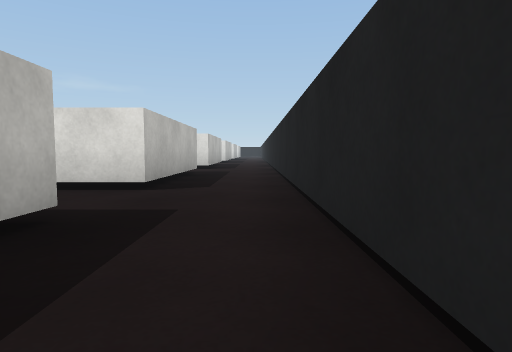
View 1 (above)

17 first-person views from a walk through a 3-D level made in the Unity game engine. The camera is 0.51 m above the floor, tilts 4° down and sees 75° across. The floor is counted in squares, 1 m on a side. Each view is taken from the middle of a square. On the plan, view 1 faces up. The plan holds only what a view shows up to about 9 squares ahead; the rest is blank. The place goes on beyond the plan. Surface patterns are stand-ins for the level's own textures.

View 2
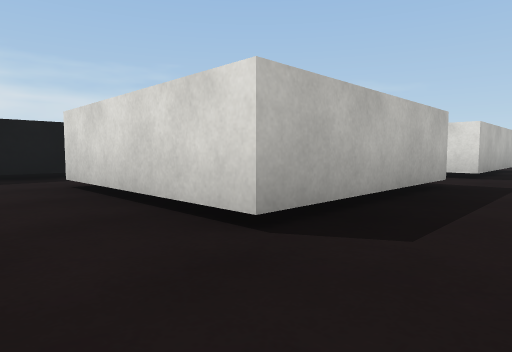

View 3
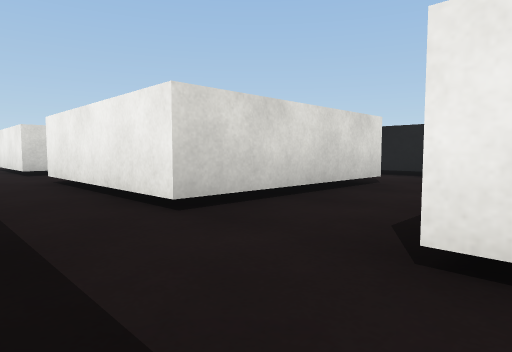

View 4
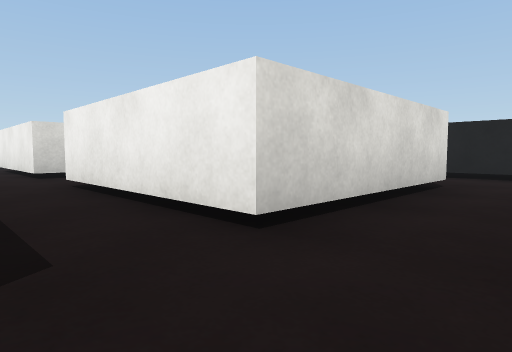

View 5
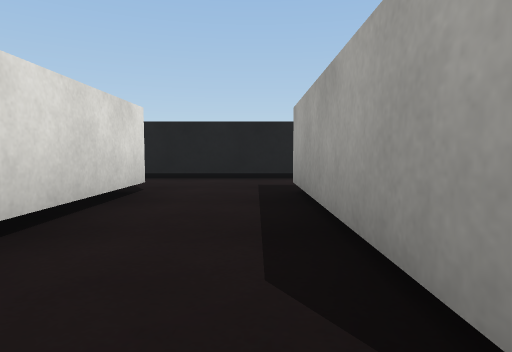

View 6
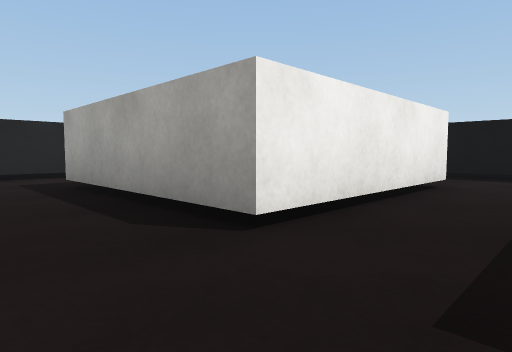

View 7
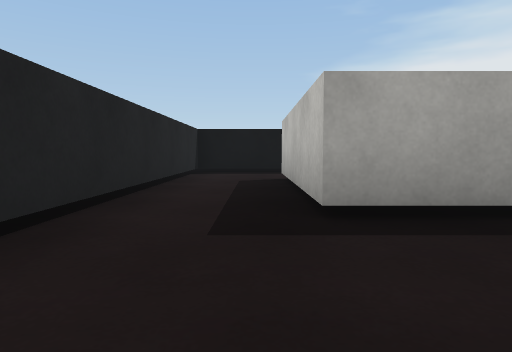

View 8
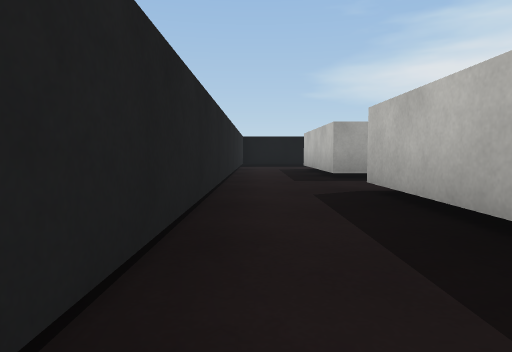

View 9
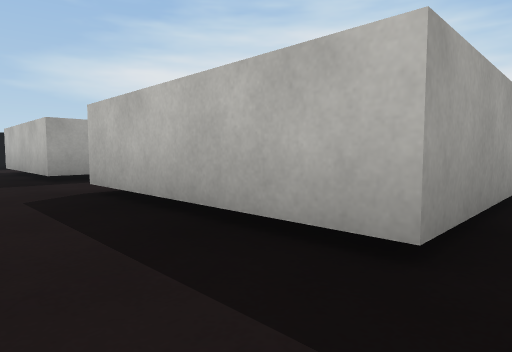

View 10
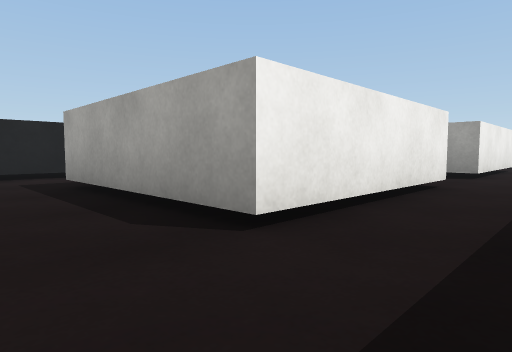

View 11
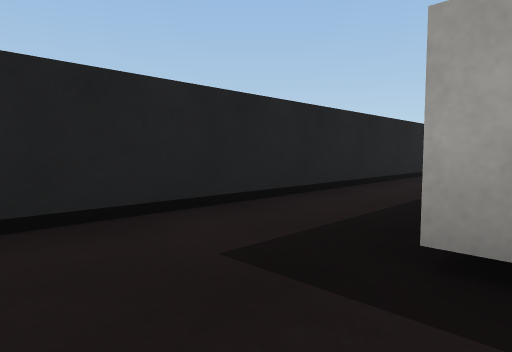

View 12
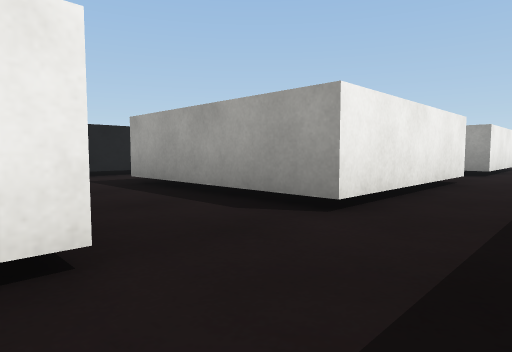

View 13
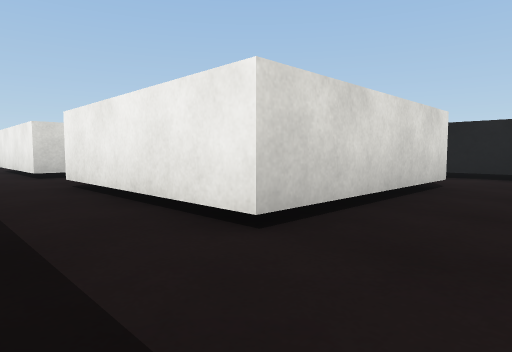

View 14
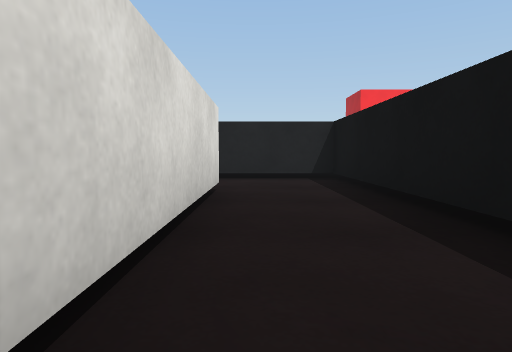

View 15
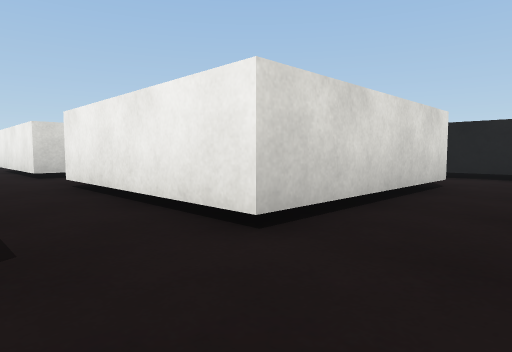

View 16
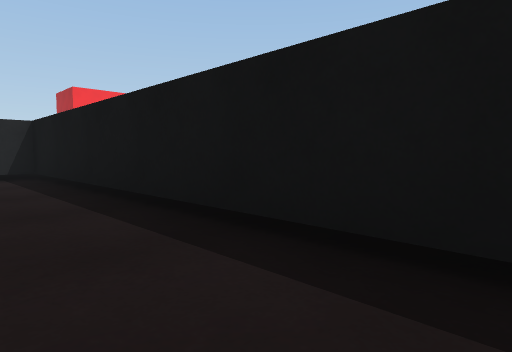

View 17
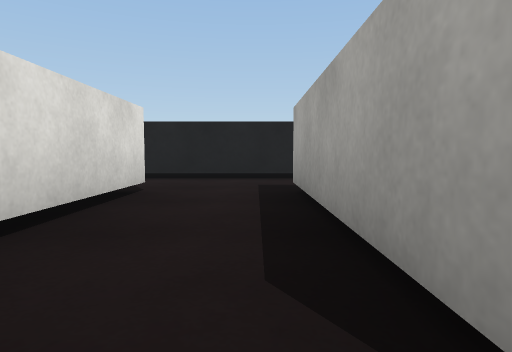

### Floor plan
Points are (right, up) in squares from view 1. A wall is a line through its corners. A room is listed if a view was taken in it or the views show most of it. See-through windows are left out.
Room 1 (views 1, 2, 3, 4, 5, 6, 7, 8, 9, 10, 11, 12, 13, 14, 15, 16, 17)
walls: (-5.5, -1.5) (-5.5, 2.5) (-1.5, 2.5) (-1.5, -1.5) (-5.5, -1.5); (-5.5, -3.5) (-1.5, -3.5) (-1.5, -7.5) (-5.5, -7.5) (-5.5, -3.5); (-5.5, 4.5) (-5.5, 8.5) (-1.5, 8.5) (-1.5, 4.5) (-5.5, 4.5); (-5.5, -9.5) (-1.5, -9.5) (-1.5, -13.5) (-5.5, -13.5) (-5.5, -9.5); (-6.9, -15.5) (0.5, -15.5) (0.5, 9.8)

Positions as (right, up) in squares from view 1, and headings:
1: (0, 0), facing up
2: (0, -3), facing up-left
3: (-7, -4), facing up-right
4: (-7, -9), facing up-right
5: (-6, -9), facing right
6: (-7, -8), facing down-right
7: (-1, -7), facing down
8: (0, -3), facing down
9: (0, -3), facing down-left
10: (-7, 10), facing down-right
11: (-2, 10), facing down-right
12: (-7, 5), facing down-right
13: (-7, 3), facing up-right
14: (-6, -14), facing right
15: (-7, -15), facing up-right
16: (-7, -14), facing down-right
17: (-6, -3), facing right
